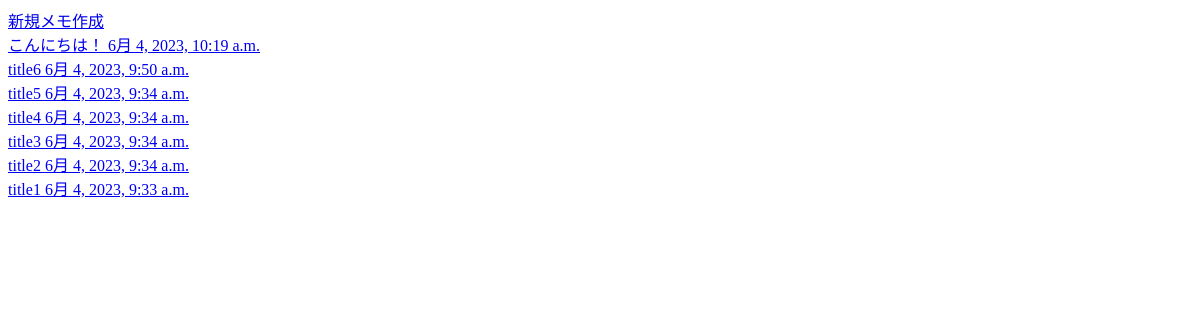
Before: / with the older database file.
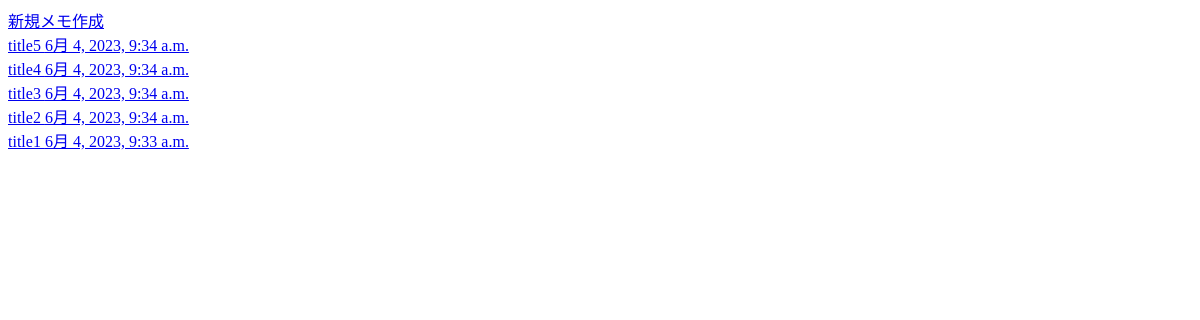
After: the same page with the newer database file.
### app/models.py (models this page shows)
class Memo(models.Model):
    title = models.CharField(max_length=150)
    text = models.TextField(blank=True)
    created_datetime = models.DateTimeField(auto_now_add=True)
    updated_datetime = models.DateTimeField(auto_now=True)
    def __str__(self):
        return self.title

### app/views.py (the view)
# urls.py: path('', views.index, name='index'),
def index(request):
    memos = Memo.objects.all().order_by('-updated_datetime')
    return render(request, 'app/index.html', {'memos':memos})

### app/templates/app/index.html (shortened to what this page needs)
<!DOCTYPE html>
<html lang="ja">
  <head>
  </head>
  <body>
    <a class="btn" href="{% url 'app:new_memo' %}">新規メモ作成</a>
    {% for memo in memos %}
    <a href="{% url 'app:detail' memo.id %}" class="memo-title">
      <div>
        {{ memo }}
        <span class="updated_datetime">{{ memo.updated_datetime }}</span>
      </div>
    </a>
    {% endfor %}
  </body>
</html>

Changed rows visible on the page:
removed Memo: title "こんにちは！", updated_datetime "6月 4, 2023, 10:19 a.m."
removed Memo: title "title6", updated_datetime "6月 4, 2023, 9:50 a.m."
